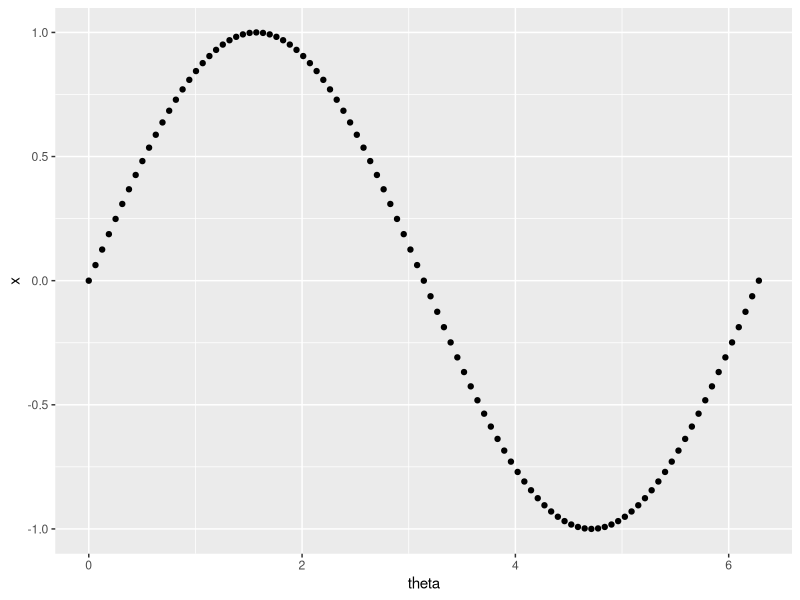
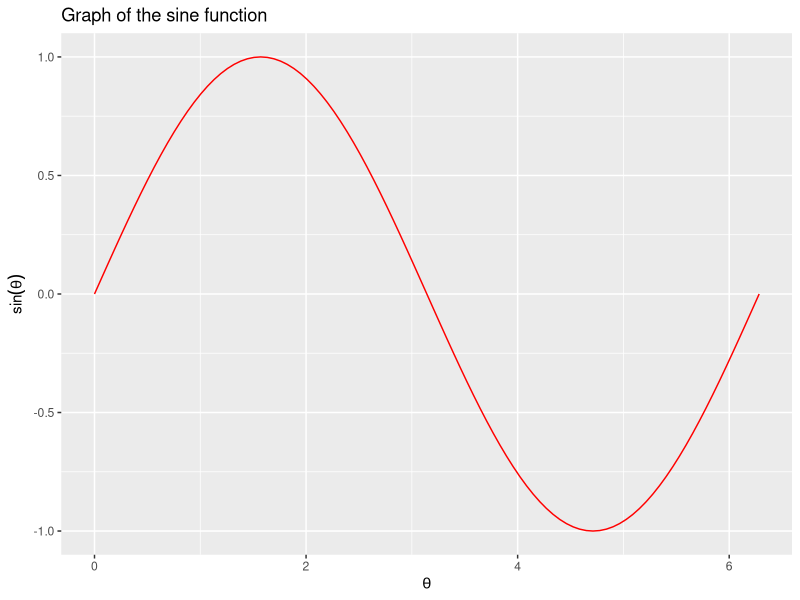
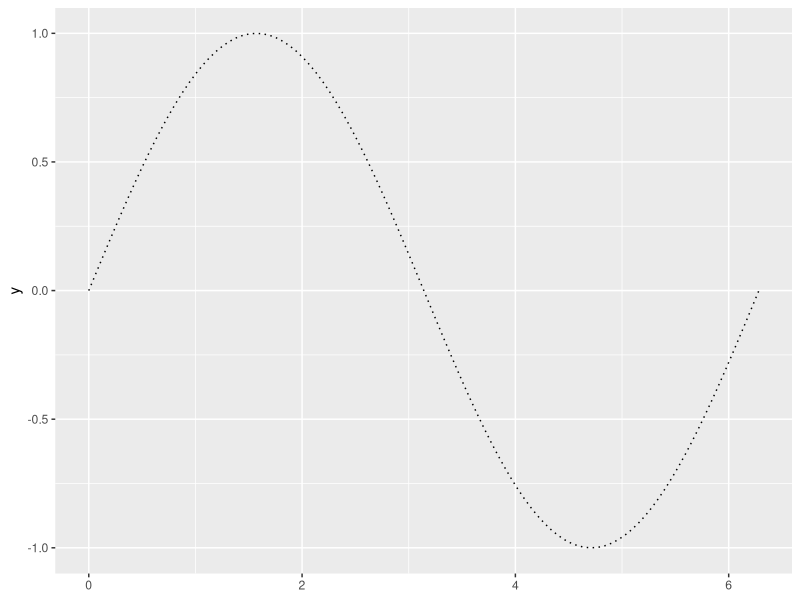
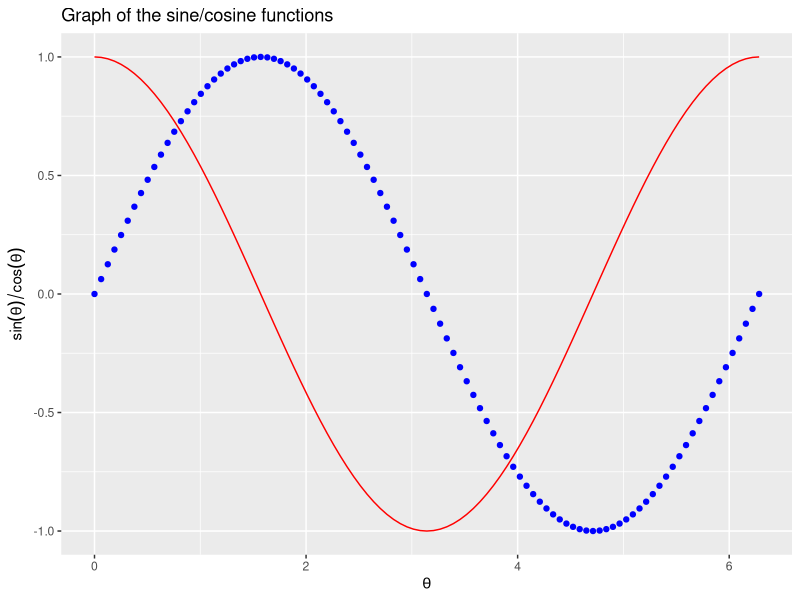

Here is the R script that generated these plots, in order:
### plot.rのggplotによる再現
#install.packages("ggplot2") # パッケージのインストール (必要な場合)
library(ggplot2) # パッケージのロード
theta <- seq(0, 2*pi, length = 101)
x <- sin(theta)
out <- ggplot(mapping = aes(theta, x)) # x軸にtheta, y軸にxを設定
out + geom_point() # 点プロット
out + geom_line(color = "red") + # 赤色で折線プロット
  labs(x = expression(theta), # x軸のラベル
       y = expression(sin(theta)), # y軸のラベル
       title = "Graph of the sine function") # グラフタイトル
## 関数を定義域を定めて描画
ggplot() + xlim(range(theta)) + # x軸の範囲を指定
  geom_function(fun=sin, linetype="dotted") # 関数名を指定
## データフレームを用いる例
df <- data.frame(theta=theta, sin=sin(theta), cos=cos(theta))
ggplot(df, aes(theta, sin)) +
  geom_point(colour="blue") + # 青色でsinを点プロット 
  geom_line(aes(y=cos), colour="red") + # 赤色でcosを折線プロット
  labs(x=expression(theta), # x軸のラベル
       y=expression(sin(theta)/cos(theta)), # y軸のラベル
       title="Graph of the sine/cosine functions") # タイトル
